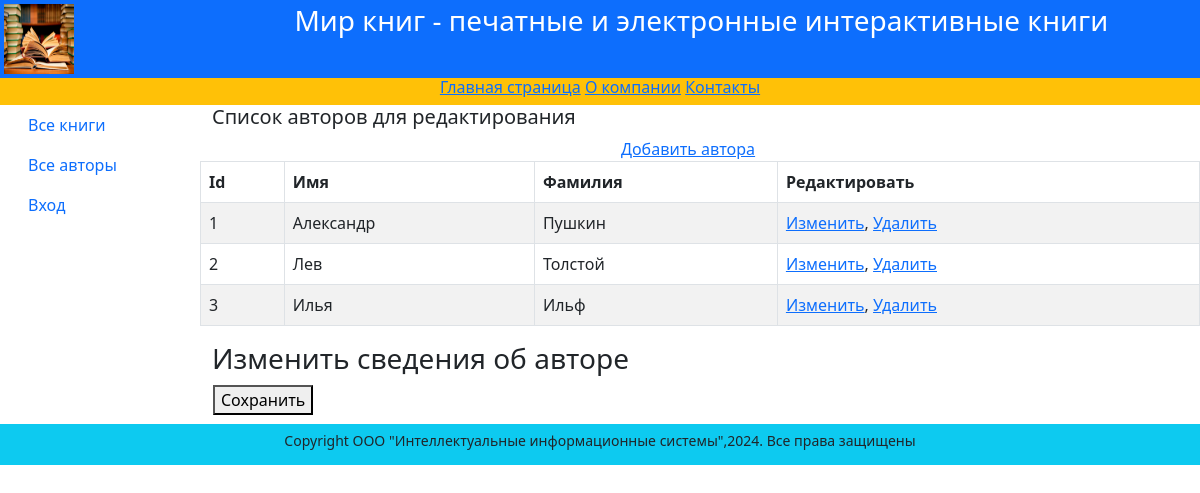
Page /edit_authors/ on the earlier database version.
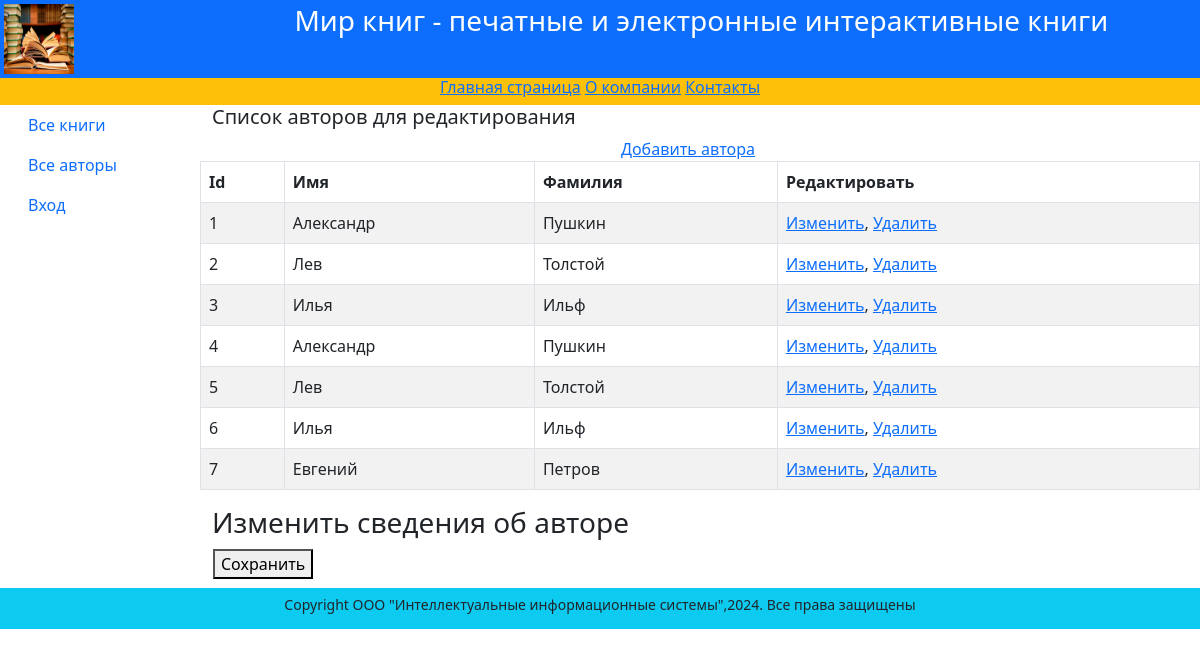
Same page on the later database version.
### catalog/models.py (models this page shows, shortened)
class Author(models.Model):
  first_name = models.CharField(max_length=100,
                                help_text="Введите имя автора",
                                verbose_name="Имя автора")
  last_name = models.CharField(max_length=100,
                               help_text="Введите фамилию автора",
                               verbose_name="Фамилия автора")
  date_of_birth = models.DateField(
     help_text="Введите дату рождения",
     verbose_name="Дата рождения",
     null=True, blank=True)
  about = models.TextField(help_text="Введите сведения об авторе",
                           verbose_name="Сведения об авторе",null=True)
  photo = models.ImageField(upload_to='images',
                            help_text="Введите фото автора",
                            verbose_name="Фото автора",
                            null=True, blank=True)

### catalog/views.py (the view)
# urls.py: path('edit_authors/', views.edit_authors, name='edit_authors'),
def edit_authors(request):
 author = Author.objects.all()
 context = {'author': author}
 return render(request, "catalog/edit_authors.html", context)

### catalog/templates/catalog/edit_authors.html (shortened to what this page needs)
{% extends "base_generic.html" %}
{% block content %}
{% if author %}
    <div class="row text-start lh-2">
        <h5>Список авторов для редактирования</h5>
    </div>
    <div class="row">
        <a href="/authors_add/{{ authors_add }}">Добавить автора</a>
    </div>
    <table class="table table-striped table-bordered text-start">
        <thead>
            <tr>
                <th>Id</th>
                <th>Имя</th>
                <th>Фамилия</th>
                <th>Редактировать</th>
            </tr>
        </thead>
        <tbody>
            {% for author in author %}
            <tr>
                <td>{{ author.id }}</td>
                <td>{{ author.first_name }}</td>
                <td>{{ author.last_name }}</td>
                <td>
                    <a href="/edit_author/{{ author.id }}">Изменить</a>,
                    <a href="/delete/{{ author.id }}">Удалить</a>
                </td>
            </tr>
            {% endfor %}
        </tbody>
    </table>
{% else %}
    <p>В базе данных нет авторов</p>
{% endif %}
<div class="row text-start lh-2">
    <h3>Изменить сведения об авторе</h3>
</div>
<form method="post" enctype="multipart/form-data">
    <table class="text-start">
        <tr>
            <th colspan="2">
                <button type="submit">Сохранить</button>
            </th>
        </tr>
    </table>
</form>
{% endblock %}

### catalog/templates/base_generic.html (shortened to what this page needs)
<!DOCTYPE html>
<html lang="en">
<head>
  {% load static %}
  <link rel="stylesheet" href="https://cdn.jsdelivr.net/npm/bootstrap@5.3.0/dist/css/bootstrap.min.css" >
</head>
<body>
  <div class="container-fluid p-1 bg-primary text-white text-center">
    <div class="row">
    <div class="col-2 text-start">
    <img src="{% static 'images/logotip.jpg' %}" width="70" height="70">
    </div>
    <div class="col-10 ">
    <h3>Мир книг - печатные и электронные интерактивные книги</h3>
    </div>
    </div>
    </div>
    <div class="container-fluid">
    <div class="row bg-warning text-center">
    <h6>
    <a href="{% url 'index' %}">Главная страница</a>
   <a href="{% url 'about' %}">О компании</a>
    <a href="{% url 'contact' %}">Контакты</a>
    </h6>
    </div>
    </div>
    <div class="container-fluid">
    <div class="row text-start text-body">
      <div class="col-2 ">
        {% block sidebar %}
        <nav class="nav flex-column">
            <a class="nav-link" href="{% url 'books-list' %}">Все книги</a>
            <a class="nav-link" href="{% url 'authors-list' %}">Все авторы</a>
            {% if user.is_authenticated %}
            <a class="nav-link"
            href="{% url 'logout'%}?next={{request.path}}">Выход</a>
            <div>Вошел: {{ user.get_username }}</div>
            <a class="nav-link"
            href="{% url 'edit_authors' %}">Редактор авторов</a>
            <a class="nav-link"
            href="{% url 'edit_books' %}">Редактор книг</a>
            <a class="nav-link"
            href="{% url 'my-borrowed' %}">Мои заказы</a>
            {% else %}
            <a class="nav-link"
            href="{% url 'login'%}?next={{request.path}}">Вход</a>
            {% endif %}
        </nav>
        {% endblock sidebar %}
    </div>
    <div class="col-10" >
        <div class="row text-center">
            {% block content%}
            {% endblock content %}
        </div>
        </div>
    </div>
  </div>
  <div class="container-fluid">
    <div class="row bg-info text-center text-dark small lh-sm pt-2 my-2">
      {% block footer %}
        <p>Copyright ООО "Интеллектуальные информационные системы",2024. Все права защищены</p>
        {% endblock footer%}
    </div>
  </div>
</body>
</html>

Differences in the rows shown:
added Author: id "4", first_name "Александр", last_name "Пушкин"
added Author: id "5", first_name "Лев", last_name "Толстой"
added Author: id "6", first_name "Илья", last_name "Ильф"
added Author: id "7", first_name "Евгений", last_name "Петров"
